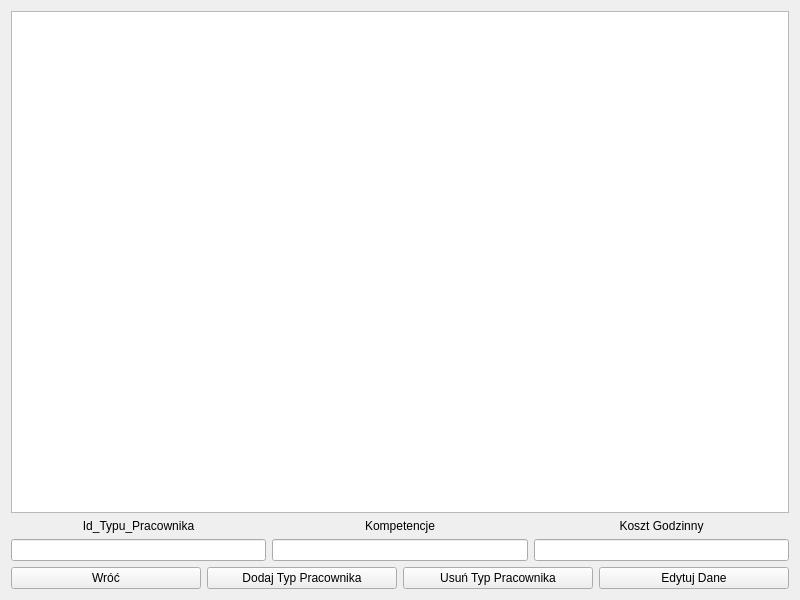
<?xml version="1.0" encoding="UTF-8"?>
<ui version="4.0">
 <class>ZarzadzanieTypamiPracownikow</class>
 <widget class="QWidget" name="ZarzadzanieTypamiPracownikow">
  <property name="geometry">
   <rect>
    <x>0</x>
    <y>0</y>
    <width>800</width>
    <height>600</height>
   </rect>
  </property>
  <property name="windowTitle">
   <string>Form</string>
  </property>
  <layout class="QVBoxLayout" name="verticalLayout_5">
   <item>
    <widget class="QTableView" name="tablica"/>
   </item>
   <item>
    <layout class="QVBoxLayout" name="verticalLayout_4">
     <item>
      <layout class="QHBoxLayout" name="horizontalLayout_2">
       <item>
        <layout class="QVBoxLayout" name="verticalLayout">
         <item>
          <widget class="QLabel" name="ID_Typu">
           <property name="text">
            <string>Id_Typu_Pracownika</string>
           </property>
           <property name="alignment">
            <set>Qt::AlignCenter</set>
           </property>
          </widget>
         </item>
         <item>
          <widget class="QLineEdit" name="ID_Typu_Edit"/>
         </item>
        </layout>
       </item>
       <item>
        <layout class="QVBoxLayout" name="verticalLayout_2">
         <item>
          <widget class="QLabel" name="Kompetencje">
           <property name="text">
            <string>Kompetencje</string>
           </property>
           <property name="alignment">
            <set>Qt::AlignCenter</set>
           </property>
          </widget>
         </item>
         <item>
          <widget class="QLineEdit" name="Kompetencje_Edit"/>
         </item>
        </layout>
       </item>
       <item>
        <layout class="QVBoxLayout" name="verticalLayout_3">
         <item>
          <widget class="QLabel" name="Koszt">
           <property name="text">
            <string>Koszt Godzinny</string>
           </property>
           <property name="alignment">
            <set>Qt::AlignCenter</set>
           </property>
          </widget>
         </item>
         <item>
          <widget class="QLineEdit" name="Koszt_Edit"/>
         </item>
        </layout>
       </item>
      </layout>
     </item>
     <item>
      <layout class="QHBoxLayout" name="horizontalLayout">
       <item>
        <widget class="QPushButton" name="Wroc_Button">
         <property name="text">
          <string>Wróć</string>
         </property>
        </widget>
       </item>
       <item>
        <widget class="QPushButton" name="Dodaj_Button">
         <property name="text">
          <string>Dodaj Typ Pracownika</string>
         </property>
        </widget>
       </item>
       <item>
        <widget class="QPushButton" name="Usun_Button">
         <property name="text">
          <string>Usuń Typ Pracownika</string>
         </property>
        </widget>
       </item>
       <item>
        <widget class="QPushButton" name="Edytuj_Button">
         <property name="text">
          <string>Edytuj Dane</string>
         </property>
        </widget>
       </item>
      </layout>
     </item>
    </layout>
   </item>
  </layout>
 </widget>
 <resources/>
 <connections/>
</ui>
